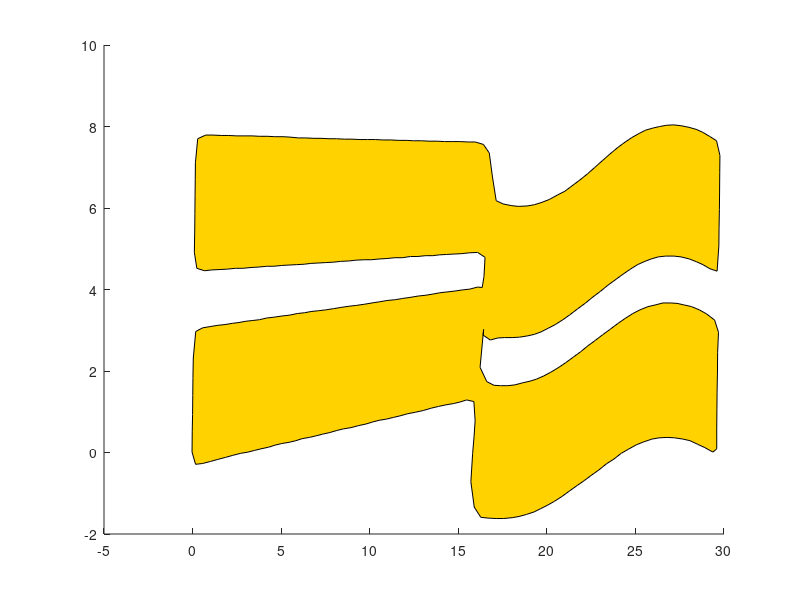

Recreate this plot in MATLAB. (Note: this script raises an error after producing the figure.)
%% script_5
%
%   This script produces the yellow banner
%

%read in data
data = csvread('data/upper_banner.csv');
%plot data
color = [1.0, 0.8235, 0];
l = patch(data(:,1), data(:,2), color);
l.LineWidth = 2;
l.EdgeColor = color; 
xlim([-2,32])
ylim([-3,22])

%% SOLUTION: Breakout 1

% %read in data
% data = csvread('data/upper_banner.csv');
% %plot data
% color = [1.0, 0.8235, 0];
% l = patch(data(:,1), data(:,2), color);
% l.LineWidth = 2;
% l.EdgeColor = color; 
% xlim([-2,32])
% ylim([-3,22])
% 
% %plot text
% text(2.5,1.5, 'Marquette rocks!', 'FontSize', 10)  % per reviewer comment